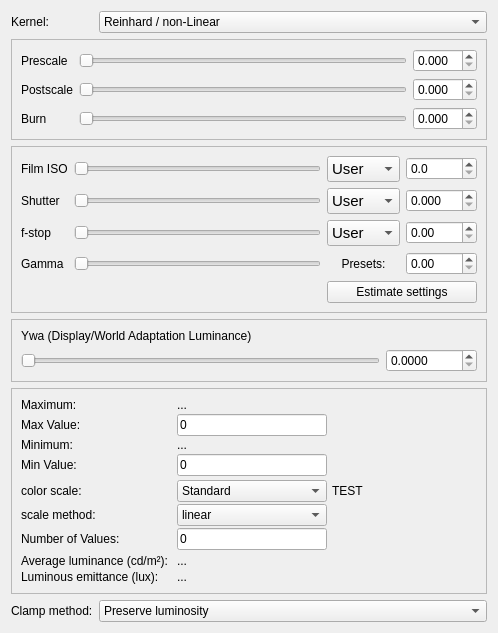
<?xml version="1.0" encoding="UTF-8"?>
<ui version="4.0">
 <class>ToneMapWidget</class>
 <widget class="QWidget" name="ToneMapWidget">
  <property name="geometry">
   <rect>
    <x>0</x>
    <y>0</y>
    <width>498</width>
    <height>544</height>
   </rect>
  </property>
  <property name="sizePolicy">
   <sizepolicy hsizetype="Preferred" vsizetype="Preferred">
    <horstretch>1</horstretch>
    <verstretch>0</verstretch>
   </sizepolicy>
  </property>
  <property name="windowTitle">
   <string>Form</string>
  </property>
  <layout class="QVBoxLayout" name="verticalLayout_3">
   <item>
    <layout class="QGridLayout" name="gridLayout_31">
     <property name="sizeConstraint">
      <enum>QLayout::SetNoConstraint</enum>
     </property>
     <item row="0" column="0">
      <widget class="QLabel" name="label_kernel">
       <property name="maximumSize">
        <size>
         <width>50</width>
         <height>16777215</height>
        </size>
       </property>
       <property name="text">
        <string>Kernel:</string>
       </property>
       <property name="buddy">
        <cstring>comboBox_kernel</cstring>
       </property>
      </widget>
     </item>
     <item row="0" column="1">
      <widget class="QComboBox" name="comboBox_kernel">
       <property name="toolTip">
        <string>Select Tonemapping Kernel</string>
       </property>
       <item>
        <property name="text">
         <string>Reinhard / non-Linear</string>
        </property>
       </item>
       <item>
        <property name="text">
         <string>Linear</string>
        </property>
       </item>
       <item>
        <property name="text">
         <string>Contrast</string>
        </property>
       </item>
       <item>
        <property name="text">
         <string>MaxWhite</string>
        </property>
       </item>
       <item>
        <property name="text">
         <string>Auto Linear</string>
        </property>
       </item>
       <item>
        <property name="text">
         <string>False Colors</string>
        </property>
       </item>
      </widget>
     </item>
     <item row="1" column="0" colspan="2">
      <widget class="QFrame" name="frame_toneMapReinhard">
       <property name="frameShape">
        <enum>QFrame::StyledPanel</enum>
       </property>
       <property name="frameShadow">
        <enum>QFrame::Raised</enum>
       </property>
       <layout class="QVBoxLayout" name="verticalLayout">
        <item>
         <layout class="QGridLayout" name="gridLayout_25">
          <item row="0" column="0">
           <widget class="QLabel" name="label_prescale">
            <property name="text">
             <string>Prescale</string>
            </property>
            <property name="buddy">
             <cstring>slider_prescale</cstring>
            </property>
           </widget>
          </item>
          <item row="0" column="1">
           <widget class="QSlider" name="slider_prescale">
            <property name="toolTip">
             <string>Adjust Reinhard Prescale</string>
            </property>
            <property name="maximum">
             <number>512</number>
            </property>
            <property name="orientation">
             <enum>Qt::Horizontal</enum>
            </property>
           </widget>
          </item>
          <item row="0" column="2">
           <widget class="QDoubleSpinBox" name="spinBox_prescale">
            <property name="toolTip">
             <string>Adjust Reinhard Prescale Value</string>
            </property>
            <property name="keyboardTracking">
             <bool>false</bool>
            </property>
            <property name="decimals">
             <number>3</number>
            </property>
            <property name="maximum">
             <double>8.000000000000000</double>
            </property>
            <property name="singleStep">
             <double>0.100000000000000</double>
            </property>
           </widget>
          </item>
          <item row="1" column="0">
           <widget class="QLabel" name="label_postscale">
            <property name="text">
             <string>Postscale</string>
            </property>
            <property name="buddy">
             <cstring>slider_postscale</cstring>
            </property>
           </widget>
          </item>
          <item row="1" column="1">
           <widget class="QSlider" name="slider_postscale">
            <property name="toolTip">
             <string>Adjust Reinhard Postscale</string>
            </property>
            <property name="maximum">
             <number>512</number>
            </property>
            <property name="orientation">
             <enum>Qt::Horizontal</enum>
            </property>
           </widget>
          </item>
          <item row="1" column="2">
           <widget class="QDoubleSpinBox" name="spinBox_postscale">
            <property name="toolTip">
             <string>Adjust Reinhard Postscale Value</string>
            </property>
            <property name="keyboardTracking">
             <bool>false</bool>
            </property>
            <property name="decimals">
             <number>3</number>
            </property>
            <property name="maximum">
             <double>8.000000000000000</double>
            </property>
            <property name="singleStep">
             <double>0.100000000000000</double>
            </property>
           </widget>
          </item>
          <item row="2" column="0">
           <widget class="QLabel" name="label_burn">
            <property name="text">
             <string>Burn</string>
            </property>
            <property name="buddy">
             <cstring>slider_burn</cstring>
            </property>
           </widget>
          </item>
          <item row="2" column="1">
           <widget class="QSlider" name="slider_burn">
            <property name="toolTip">
             <string>Adjust Reinhard Burn</string>
            </property>
            <property name="maximum">
             <number>512</number>
            </property>
            <property name="orientation">
             <enum>Qt::Horizontal</enum>
            </property>
           </widget>
          </item>
          <item row="2" column="2">
           <widget class="QDoubleSpinBox" name="spinBox_burn">
            <property name="toolTip">
             <string>Adjust Reinhard Burn Value</string>
            </property>
            <property name="keyboardTracking">
             <bool>false</bool>
            </property>
            <property name="decimals">
             <number>3</number>
            </property>
            <property name="maximum">
             <double>12.000000000000000</double>
            </property>
            <property name="singleStep">
             <double>0.100000000000000</double>
            </property>
           </widget>
          </item>
         </layout>
        </item>
       </layout>
      </widget>
     </item>
     <item row="2" column="0" colspan="2">
      <widget class="QFrame" name="frame_toneMapLinear">
       <property name="frameShape">
        <enum>QFrame::StyledPanel</enum>
       </property>
       <property name="frameShadow">
        <enum>QFrame::Raised</enum>
       </property>
       <layout class="QVBoxLayout" name="verticalLayout_16">
        <item>
         <layout class="QGridLayout" name="gridLayout_17">
          <item row="0" column="0">
           <widget class="QLabel" name="label_sensitivity">
            <property name="text">
             <string>Film ISO</string>
            </property>
            <property name="buddy">
             <cstring>slider_prescale</cstring>
            </property>
           </widget>
          </item>
          <item row="0" column="1">
           <widget class="QSlider" name="slider_sensitivity">
            <property name="toolTip">
             <string>Adjust Sensitivity</string>
            </property>
            <property name="maximum">
             <number>512</number>
            </property>
            <property name="orientation">
             <enum>Qt::Horizontal</enum>
            </property>
           </widget>
          </item>
          <item row="0" column="3">
           <widget class="QDoubleSpinBox" name="spinBox_sensitivity">
            <property name="toolTip">
             <string>Adjust Sensitivity Value</string>
            </property>
            <property name="keyboardTracking">
             <bool>false</bool>
            </property>
            <property name="decimals">
             <number>1</number>
            </property>
            <property name="maximum">
             <double>6400.000000000000000</double>
            </property>
            <property name="singleStep">
             <double>10.000000000000000</double>
            </property>
           </widget>
          </item>
          <item row="1" column="0">
           <widget class="QLabel" name="label_exposure">
            <property name="text">
             <string>Shutter</string>
            </property>
            <property name="buddy">
             <cstring>slider_postscale</cstring>
            </property>
           </widget>
          </item>
          <item row="1" column="1">
           <widget class="QSlider" name="slider_exposure">
            <property name="toolTip">
             <string>Adjust Exposure</string>
            </property>
            <property name="maximum">
             <number>512</number>
            </property>
            <property name="orientation">
             <enum>Qt::Horizontal</enum>
            </property>
           </widget>
          </item>
          <item row="1" column="3">
           <widget class="QDoubleSpinBox" name="spinBox_exposure">
            <property name="toolTip">
             <string>Adjust Exposure Value</string>
            </property>
            <property name="keyboardTracking">
             <bool>false</bool>
            </property>
            <property name="decimals">
             <number>3</number>
            </property>
            <property name="minimum">
             <double>0.000000000000000</double>
            </property>
            <property name="maximum">
             <double>100.000000000000000</double>
            </property>
            <property name="singleStep">
             <double>0.010000000000000</double>
            </property>
           </widget>
          </item>
          <item row="2" column="0">
           <widget class="QLabel" name="label_fstop">
            <property name="text">
             <string>f-stop</string>
            </property>
            <property name="buddy">
             <cstring>slider_burn</cstring>
            </property>
           </widget>
          </item>
          <item row="2" column="1">
           <widget class="QSlider" name="slider_fstop">
            <property name="toolTip">
             <string>Adjust FStop</string>
            </property>
            <property name="maximum">
             <number>512</number>
            </property>
            <property name="orientation">
             <enum>Qt::Horizontal</enum>
            </property>
           </widget>
          </item>
          <item row="2" column="3">
           <widget class="QDoubleSpinBox" name="spinBox_fstop">
            <property name="toolTip">
             <string>Adjust FStopValue</string>
            </property>
            <property name="keyboardTracking">
             <bool>false</bool>
            </property>
            <property name="maximum">
             <double>128.000000000000000</double>
            </property>
            <property name="singleStep">
             <double>1.000000000000000</double>
            </property>
           </widget>
          </item>
          <item row="3" column="0">
           <widget class="QLabel" name="label_gamma_linear">
            <property name="text">
             <string>Gamma</string>
            </property>
            <property name="buddy">
             <cstring>slider_burn</cstring>
            </property>
           </widget>
          </item>
          <item row="3" column="1">
           <widget class="QSlider" name="slider_gamma_linear">
            <property name="toolTip">
             <string>Adjust Gamma</string>
            </property>
            <property name="maximum">
             <number>512</number>
            </property>
            <property name="orientation">
             <enum>Qt::Horizontal</enum>
            </property>
           </widget>
          </item>
          <item row="3" column="3">
           <widget class="QDoubleSpinBox" name="spinBox_gamma_linear">
            <property name="toolTip">
             <string>Adjust Gamma Value</string>
            </property>
            <property name="keyboardTracking">
             <bool>false</bool>
            </property>
            <property name="maximum">
             <double>5.000000000000000</double>
            </property>
            <property name="singleStep">
             <double>0.200000000000000</double>
            </property>
           </widget>
          </item>
          <item row="0" column="2">
           <widget class="QComboBox" name="comboBox_SensitivityPreset">
            <property name="minimumSize">
             <size>
              <width>0</width>
              <height>0</height>
             </size>
            </property>
            <property name="maximumSize">
             <size>
              <width>100</width>
              <height>16777215</height>
             </size>
            </property>
            <property name="font">
             <font>
              <pointsize>11</pointsize>
             </font>
            </property>
            <property name="currentIndex">
             <number>0</number>
            </property>
            <property name="maxVisibleItems">
             <number>26</number>
            </property>
            <item>
             <property name="text">
              <string>User</string>
             </property>
            </item>
            <item>
             <property name="text">
              <string>6400</string>
             </property>
            </item>
            <item>
             <property name="text">
              <string>5000</string>
             </property>
            </item>
            <item>
             <property name="text">
              <string>4000</string>
             </property>
            </item>
            <item>
             <property name="text">
              <string>3200</string>
             </property>
            </item>
            <item>
             <property name="text">
              <string>2500</string>
             </property>
            </item>
            <item>
             <property name="text">
              <string>2000</string>
             </property>
            </item>
            <item>
             <property name="text">
              <string>1600</string>
             </property>
            </item>
            <item>
             <property name="text">
              <string>1250</string>
             </property>
            </item>
            <item>
             <property name="text">
              <string>1000</string>
             </property>
            </item>
            <item>
             <property name="text">
              <string>800</string>
             </property>
            </item>
            <item>
             <property name="text">
              <string>640</string>
             </property>
            </item>
            <item>
             <property name="text">
              <string>500</string>
             </property>
            </item>
            <item>
             <property name="text">
              <string>400</string>
             </property>
            </item>
            <item>
             <property name="text">
              <string>320</string>
             </property>
            </item>
            <item>
             <property name="text">
              <string>250</string>
             </property>
            </item>
            <item>
             <property name="text">
              <string>200</string>
             </property>
            </item>
            <item>
             <property name="text">
              <string>160</string>
             </property>
            </item>
            <item>
             <property name="text">
              <string>125</string>
             </property>
            </item>
            <item>
             <property name="text">
              <string>100</string>
             </property>
            </item>
            <item>
             <property name="text">
              <string>80</string>
             </property>
            </item>
            <item>
             <property name="text">
              <string>64</string>
             </property>
            </item>
            <item>
             <property name="text">
              <string>50</string>
             </property>
            </item>
            <item>
             <property name="text">
              <string>40</string>
             </property>
            </item>
            <item>
             <property name="text">
              <string>32</string>
             </property>
            </item>
            <item>
             <property name="text">
              <string>25</string>
             </property>
            </item>
            <item>
             <property name="text">
              <string>20</string>
             </property>
            </item>
           </widget>
          </item>
          <item row="1" column="2">
           <widget class="QComboBox" name="comboBox_ExposurePreset">
            <property name="maximumSize">
             <size>
              <width>100</width>
              <height>16777215</height>
             </size>
            </property>
            <property name="font">
             <font>
              <pointsize>11</pointsize>
             </font>
            </property>
            <property name="currentIndex">
             <number>0</number>
            </property>
            <property name="maxVisibleItems">
             <number>17</number>
            </property>
            <item>
             <property name="text">
              <string>User</string>
             </property>
            </item>
            <item>
             <property name="text">
              <string>30</string>
             </property>
            </item>
            <item>
             <property name="text">
              <string>20</string>
             </property>
            </item>
            <item>
             <property name="text">
              <string>10</string>
             </property>
            </item>
            <item>
             <property name="text">
              <string>5</string>
             </property>
            </item>
            <item>
             <property name="text">
              <string>3</string>
             </property>
            </item>
            <item>
             <property name="text">
              <string>2</string>
             </property>
            </item>
            <item>
             <property name="text">
              <string>1</string>
             </property>
            </item>
            <item>
             <property name="text">
              <string>1/2</string>
             </property>
            </item>
            <item>
             <property name="text">
              <string>1/4</string>
             </property>
            </item>
            <item>
             <property name="text">
              <string>1/8</string>
             </property>
            </item>
            <item>
             <property name="text">
              <string>1/15</string>
             </property>
            </item>
            <item>
             <property name="text">
              <string>1/30</string>
             </property>
            </item>
            <item>
             <property name="text">
              <string>1/60</string>
             </property>
            </item>
            <item>
             <property name="text">
              <string>1/125</string>
             </property>
            </item>
            <item>
             <property name="text">
              <string>1/250</string>
             </property>
            </item>
            <item>
             <property name="text">
              <string>1/500</string>
             </property>
            </item>
            <item>
             <property name="text">
              <string>1/1000</string>
             </property>
            </item>
           </widget>
          </item>
          <item row="2" column="2">
           <widget class="QComboBox" name="comboBox_FStopPreset">
            <property name="maximumSize">
             <size>
              <width>100</width>
              <height>16777215</height>
             </size>
            </property>
            <property name="font">
             <font>
              <pointsize>11</pointsize>
             </font>
            </property>
            <property name="currentIndex">
             <number>0</number>
            </property>
            <property name="maxVisibleItems">
             <number>17</number>
            </property>
            <item>
             <property name="text">
              <string>User</string>
             </property>
            </item>
            <item>
             <property name="text">
              <string>128</string>
             </property>
            </item>
            <item>
             <property name="text">
              <string>90</string>
             </property>
            </item>
            <item>
             <property name="text">
              <string>64</string>
             </property>
            </item>
            <item>
             <property name="text">
              <string>45</string>
             </property>
            </item>
            <item>
             <property name="text">
              <string>32</string>
             </property>
            </item>
            <item>
             <property name="text">
              <string>22</string>
             </property>
            </item>
            <item>
             <property name="text">
              <string>16</string>
             </property>
            </item>
            <item>
             <property name="text">
              <string>11</string>
             </property>
            </item>
            <item>
             <property name="text">
              <string>8</string>
             </property>
            </item>
            <item>
             <property name="text">
              <string>5.6</string>
             </property>
            </item>
            <item>
             <property name="text">
              <string>4</string>
             </property>
            </item>
            <item>
             <property name="text">
              <string>2.8</string>
             </property>
            </item>
            <item>
             <property name="text">
              <string>2</string>
             </property>
            </item>
            <item>
             <property name="text">
              <string>1.4</string>
             </property>
            </item>
            <item>
             <property name="text">
              <string>1</string>
             </property>
            </item>
            <item>
             <property name="text">
              <string>0.7</string>
             </property>
            </item>
            <item>
             <property name="text">
              <string>0.5</string>
             </property>
            </item>
           </widget>
          </item>
          <item row="3" column="2">
           <widget class="QLabel" name="label_preset">
            <property name="text">
             <string>Presets:</string>
            </property>
            <property name="alignment">
             <set>Qt::AlignCenter</set>
            </property>
           </widget>
          </item>
          <item row="4" column="2" colspan="2">
           <widget class="QPushButton" name="button_linearEstimate">
            <property name="text">
             <string>Estimate settings</string>
            </property>
           </widget>
          </item>
         </layout>
        </item>
       </layout>
      </widget>
     </item>
     <item row="3" column="0" colspan="2">
      <widget class="QFrame" name="frame_toneMapContrast">
       <property name="frameShape">
        <enum>QFrame::StyledPanel</enum>
       </property>
       <property name="frameShadow">
        <enum>QFrame::Raised</enum>
       </property>
       <layout class="QVBoxLayout" name="verticalLayout_17">
        <item>
         <layout class="QGridLayout" name="gridLayout_24">
          <item row="0" column="0" colspan="2">
           <widget class="QLabel" name="label_ywa">
            <property name="text">
             <string>Ywa (Display/World Adaptation Luminance)</string>
            </property>
            <property name="buddy">
             <cstring>slider_prescale</cstring>
            </property>
           </widget>
          </item>
          <item row="1" column="0">
           <widget class="QSlider" name="slider_ywa">
            <property name="toolTip">
             <string>Adjust Ywa</string>
            </property>
            <property name="maximum">
             <number>512</number>
            </property>
            <property name="orientation">
             <enum>Qt::Horizontal</enum>
            </property>
           </widget>
          </item>
          <item row="1" column="1">
           <widget class="QDoubleSpinBox" name="spinBox_ywa">
            <property name="toolTip">
             <string>Adjust Ywa Value</string>
            </property>
            <property name="keyboardTracking">
             <bool>false</bool>
            </property>
            <property name="decimals">
             <number>4</number>
            </property>
            <property name="minimum">
             <double>0.000000000000000</double>
            </property>
            <property name="maximum">
             <double>10000.000000000000000</double>
            </property>
           </widget>
          </item>
         </layout>
        </item>
       </layout>
      </widget>
     </item>
     <item row="4" column="0" colspan="2">
      <widget class="QFrame" name="frame_toneMapFalse">
       <property name="frameShape">
        <enum>QFrame::StyledPanel</enum>
       </property>
       <property name="frameShadow">
        <enum>QFrame::Raised</enum>
       </property>
       <layout class="QVBoxLayout" name="verticalLayout_18">
        <item>
         <layout class="QGridLayout" name="gridLayout_26">
          <property name="horizontalSpacing">
           <number>5</number>
          </property>
          <property name="verticalSpacing">
           <number>2</number>
          </property>
          <item row="0" column="0" colspan="3">
           <widget class="QLabel" name="label_false_max">
            <property name="text">
             <string>Maximum: </string>
            </property>
           </widget>
          </item>
          <item row="0" column="2" colspan="4">
           <widget class="QLabel" name="label_false_valuemax">
            <property name="text">
             <string>...</string>
            </property>
           </widget>
          </item>
          <item row="1" column="0" colspan="3">
           <widget class="QLabel" name="label_false_valuemaxSat">
            <property name="text">
             <string>Max Value: </string>
            </property>
           </widget>
          </item>
          <item row="1" column="2" colspan="2">
           <widget class="QLineEdit" name="lineEdit_false_valuemaxsat">
            <property name="text">
             <string>0</string>
            </property>
           </widget>
          </item>
          <item row="2" column="0" colspan="2">
           <widget class="QLabel" name="label_false_min">
            <property name="text">
             <string>Minimum: </string>
            </property>
           </widget>
          </item>
          <item row="2" column="2" colspan="2">
           <widget class="QLabel" name="label_false_valuemin">
            <property name="text">
             <string>...</string>
            </property>
           </widget>
          </item>
          <item row="3" column="0" colspan="2">
           <widget class="QLabel" name="label_false_valueminsat">
            <property name="text">
             <string>Min Value: </string>
            </property>
           </widget>
          </item>
          <item row="3" column="2" colspan="2">
           <widget class="QLineEdit" name="lineEdit_false_valueminsat">
            <property name="text">
             <string>0</string>
            </property>
           </widget>
          </item>
          <item row="5" column="0" colspan="2">
           <widget class="QLabel" name="label_false_colorscale">
            <property name="text">
             <string>color scale: </string>
            </property>
            <property name="buddy">
             <cstring>comboBox_false_colorscale</cstring>
            </property>
           </widget>
          </item>
          <item row="5" column="2" colspan="2">
           <widget class="QComboBox" name="comboBox_false_colorscale">
            <property name="toolTip">
             <string>Select coloring scale</string>
            </property>
            <item>
             <property name="text">
              <string>Standard</string>
             </property>
            </item>
            <item>
             <property name="text">
              <string>LMK</string>
             </property>
            </item>
            <item>
             <property name="text">
              <string>RED</string>
             </property>
            </item>
            <item>
             <property name="text">
              <string>WHITE</string>
             </property>
            </item>
            <item>
             <property name="text">
              <string>YELLOW</string>
             </property>
            </item>
            <item>
             <property name="text">
              <string>SPEOS</string>
             </property>
            </item>
           </widget>
          </item>
          <item row="6" column="0" colspan="2">
           <widget class="QLabel" name="label_false_Method">
            <property name="text">
             <string>scale method: </string>
            </property>
            <property name="buddy">
             <cstring>comboBox_false_Method</cstring>
            </property>
           </widget>
          </item>
          <item row="6" column="2" colspan="2">
           <widget class="QComboBox" name="comboBox_false_Method">
            <property name="toolTip">
             <string>Select scaling method</string>
            </property>
            <item>
             <property name="text">
              <string>linear</string>
             </property>
            </item>
            <item>
             <property name="text">
              <string>log</string>
             </property>
            </item>
            <item>
             <property name="text">
              <string>log3</string>
             </property>
            </item>
           </widget>
          </item>
          <item row="7" column="0" colspan="2">
           <widget class="QLabel" name="label_false_numbervalue">
            <property name="text">
             <string>Number of Values: </string>
            </property>
           </widget>
          </item>
          <item row="7" column="2" colspan="2">
           <widget class="QLineEdit" name="lineEdit_false_legendeTest">
            <property name="text">
             <string>0</string>
            </property>
           </widget>
          </item>
          <item row="9" column="0" colspan="2">
           <widget class="QLabel" name="label_false_averageluminance">
            <property name="text">
             <string>Average luminance (cd/m²): </string>
            </property>
           </widget>
          </item>
          <item row="9" column="2" colspan="2">
           <widget class="QLabel" name="label_false_valueaverageluminance">
            <property name="text">
             <string>...</string>
            </property>
           </widget>
          </item>
          <item row="10" column="0" colspan="2">
           <widget class="QLabel" name="label_false_averageluminousemittance">
            <property name="text">
             <string>Luminous emittance (lux): </string>
            </property>
           </widget>
          </item>
          <item row="10" column="2" colspan="2">
           <widget class="QLabel" name="label_false_valueaverageluminousemittance">
            <property name="text">
             <string>...</string>
            </property>
           </widget>
          </item>
          <item row="0" column="4" rowspan="11" colspan="2">
           <widget class="QLabel" name="Qlabel_image_false_legende">
            <property name="text">
             <string>TEST</string>
            </property>
           </widget>
          </item>
         </layout>
        </item>
       </layout>
      </widget>
     </item>
     <item row="5" column="0">
      <widget class="QLabel" name="label_clampMethod">
       <property name="text">
        <string>Clamp method:</string>
       </property>
       <property name="buddy">
        <cstring>comboBox_clampMethod</cstring>
       </property>
      </widget>
     </item>
     <item row="5" column="1">
      <widget class="QComboBox" name="comboBox_clampMethod">
       <property name="toolTip">
        <string>Select color clamping method</string>
       </property>
       <item>
        <property name="text">
         <string>Preserve luminosity</string>
        </property>
       </item>
       <item>
        <property name="text">
         <string>Preserve hue</string>
        </property>
       </item>
       <item>
        <property name="text">
         <string>Clip channels individually</string>
        </property>
       </item>
       <item>
        <property name="text">
         <string>Darken color</string>
        </property>
       </item>
      </widget>
     </item>
    </layout>
   </item>
  </layout>
 </widget>
 <resources/>
 <connections/>
</ui>
